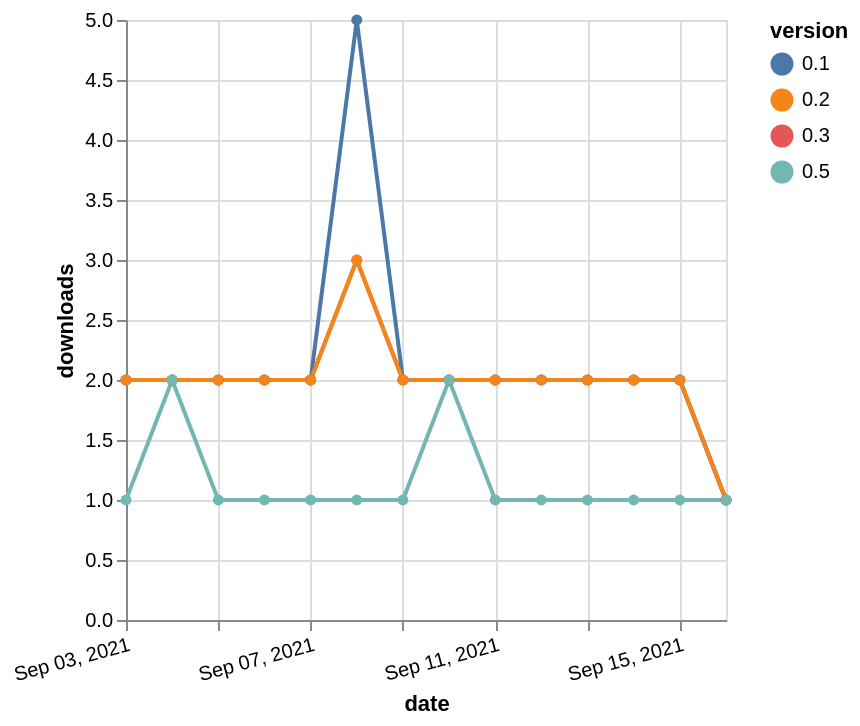

Vega-Lite specification stored for this chart:
### Vega-Lite specification from a JSON file in a GitHub repository (floating-point values rounded to 4 significant figures)
{"$schema": "https://vega.github.io/schema/vega-lite/v5.json", "description": "A simple bar chart with embedded data.", "data": {"values": [{"date": "2021-09-03", "total": 2198, "delta": 2, "version": "0.3"}, {"date": "2021-09-04", "total": 2200, "delta": 2, "version": "0.3"}, {"date": "2021-09-05", "total": 2202, "delta": 2, "version": "0.3"}, {"date": "2021-09-06", "total": 2204, "delta": 2, "version": "0.3"}, {"date": "2021-09-07", "total": 2206, "delta": 2, "version": "0.3"}, {"date": "2021-09-08", "total": 2209, "delta": 3, "version": "0.3"}, {"date": "2021-09-09", "total": 2211, "delta": 2, "version": "0.3"}, {"date": "2021-09-10", "total": 2213, "delta": 2, "version": "0.3"}, {"date": "2021-09-11", "total": 2215, "delta": 2, "version": "0.3"}, {"date": "2021-09-12", "total": 2217, "delta": 2, "version": "0.3"}, {"date": "2021-09-13", "total": 2219, "delta": 2, "version": "0.3"}, {"date": "2021-09-14", "total": 2221, "delta": 2, "version": "0.3"}, {"date": "2021-09-15", "total": 2223, "delta": 2, "version": "0.3"}, {"date": "2021-09-16", "total": 2224, "delta": 1, "version": "0.3"}, {"date": "2021-09-03", "total": 2568, "delta": 2, "version": "0.1"}, {"date": "2021-09-04", "total": 2570, "delta": 2, "version": "0.1"}, {"date": "2021-09-05", "total": 2572, "delta": 2, "version": "0.1"}, {"date": "2021-09-06", "total": 2574, "delta": 2, "version": "0.1"}, {"date": "2021-09-07", "total": 2576, "delta": 2, "version": "0.1"}, {"date": "2021-09-08", "total": 2581, "delta": 5, "version": "0.1"}, {"date": "2021-09-09", "total": 2583, "delta": 2, "version": "0.1"}, {"date": "2021-09-10", "total": 2585, "delta": 2, "version": "0.1"}, {"date": "2021-09-11", "total": 2587, "delta": 2, "version": "0.1"}, {"date": "2021-09-12", "total": 2589, "delta": 2, "version": "0.1"}, {"date": "2021-09-13", "total": 2591, "delta": 2, "version": "0.1"}, {"date": "2021-09-14", "total": 2593, "delta": 2, "version": "0.1"}, {"date": "2021-09-15", "total": 2595, "delta": 2, "version": "0.1"}, {"date": "2021-09-16", "total": 2596, "delta": 1, "version": "0.1"}, {"date": "2021-09-03", "total": 2303, "delta": 2, "version": "0.2"}, {"date": "2021-09-04", "total": 2305, "delta": 2, "version": "0.2"}, {"date": "2021-09-05", "total": 2307, "delta": 2, "version": "0.2"}, {"date": "2021-09-06", "total": 2309, "delta": 2, "version": "0.2"}, {"date": "2021-09-07", "total": 2311, "delta": 2, "version": "0.2"}, {"date": "2021-09-08", "total": 2314, "delta": 3, "version": "0.2"}, {"date": "2021-09-09", "total": 2316, "delta": 2, "version": "0.2"}, {"date": "2021-09-10", "total": 2318, "delta": 2, "version": "0.2"}, {"date": "2021-09-11", "total": 2320, "delta": 2, "version": "0.2"}, {"date": "2021-09-12", "total": 2322, "delta": 2, "version": "0.2"}, {"date": "2021-09-13", "total": 2324, "delta": 2, "version": "0.2"}, {"date": "2021-09-14", "total": 2326, "delta": 2, "version": "0.2"}, {"date": "2021-09-15", "total": 2328, "delta": 2, "version": "0.2"}, {"date": "2021-09-16", "total": 2329, "delta": 1, "version": "0.2"}, {"date": "2021-09-03", "total": 142, "delta": 1, "version": "0.5"}, {"date": "2021-09-04", "total": 144, "delta": 2, "version": "0.5"}, {"date": "2021-09-05", "total": 145, "delta": 1, "version": "0.5"}, {"date": "2021-09-06", "total": 146, "delta": 1, "version": "0.5"}, {"date": "2021-09-07", "total": 147, "delta": 1, "version": "0.5"}, {"date": "2021-09-08", "total": 148, "delta": 1, "version": "0.5"}, {"date": "2021-09-09", "total": 149, "delta": 1, "version": "0.5"}, {"date": "2021-09-10", "total": 151, "delta": 2, "version": "0.5"}, {"date": "2021-09-11", "total": 152, "delta": 1, "version": "0.5"}, {"date": "2021-09-12", "total": 153, "delta": 1, "version": "0.5"}, {"date": "2021-09-13", "total": 154, "delta": 1, "version": "0.5"}, {"date": "2021-09-14", "total": 155, "delta": 1, "version": "0.5"}, {"date": "2021-09-15", "total": 156, "delta": 1, "version": "0.5"}, {"date": "2021-09-16", "total": 157, "delta": 1, "version": "0.5"}]}, "width": "container", "mark": {"type": "line", "point": {"filled": true}}, "encoding": {"x": {"field": "date", "type": "temporal", "timeUnit": "yearmonthdate", "title": "date", "axis": {"labelAngle": -15}}, "y": {"field": "delta", "type": "quantitative", "title": "downloads"}, "color": {"field": "version", "type": "nominal"}, "tooltip": {"field": "delta"}}}
